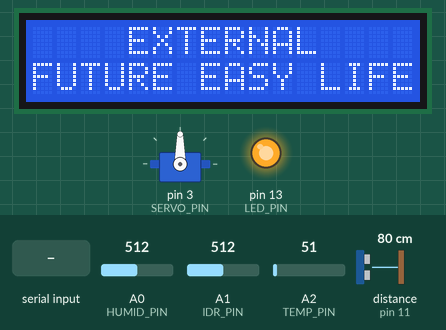
This sketch was run on a simulated Arduino Leonardo, built with avr-gcc and run on an emulated ATmega32U4. On the bench: servo, 16×2 character LCD, output pins drawn as LEDs (lit = HIGH). Wiring (inferred from the names in the program): ultrasonic range finder: trigger pin 12; echo pin 11. Dashed ring = blinking. The inputs (shaded band) are chosen by the test bench; at power-on: A0 (HUMID_PIN) = 512, A1 (lDR_PIN) = 512, A2 (TEMP_PIN) = 51, distance to the obstacle (sensor on pin 11) 80 cm. The echo pulse lasts 58.3 µs per cm; pins used as bus, display or sensor lines are not drawn; what the sketch prints to the serial monitor is not drawn.

Above: at 1.2 s.
1.3 s: A0 (HUMID_PIN) set to 90
At 2.7 s:
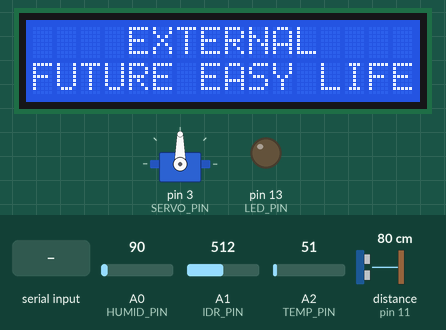
2.8 s: "1\n" received over the second serial link
At 3.94 s:
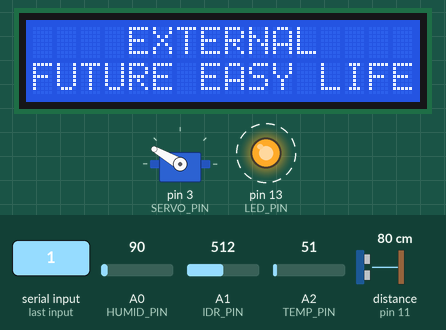
5.4 s: "2\n" received over the second serial link
At 5.4 s:
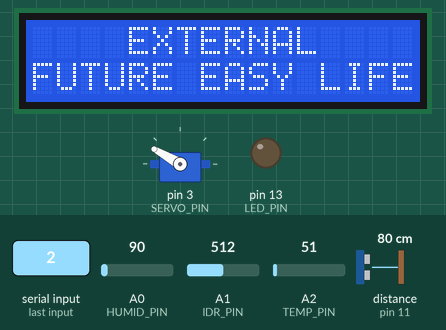
7.9 s: A0 (HUMID_PIN) set to 306
Timing chart, 0 to 10.4 s (numbered marks = the images above; inputs shaded):
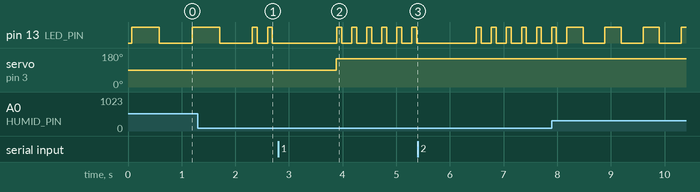

Measured:
- after the input at 2.8 s, servo on pin 3 (SERVO_PIN): 90° → 150° after 1.1 s
- by itself, pin 13 (LED_PIN): alternates HIGH for 0.09 s and LOW for 0.19 s

The sketch:

projectmain.ino
```cpp
#define TRIG_PIN 12  //ultra
#define ECHO_PIN 11  //ultra
#define lDR_PIN A1
#define HUMID_PIN A0
#define LED_PIN 13
#define TEMP_PIN A2
#define SERVO_PIN 3
#//define MOTION 10

#include <Servo.h>
Servo myservo;

#include <LiquidCrystal.h> //liquidcrystal
LiquidCrystal lcd(8,9,4,5,6,7);

#include <pt.h>
#define PT_DELAY(pt, ms, ts)\
  ts = millis();\
  PT_WAIT_WHILE(pt, millis()-ts < (ms));

struct pt pt_taskVol;
struct pt pt_tasksoilmoist;
struct pt pt_taskLdr;
struct pt pt_tasktemp;
struct pt pt_taskSend;
struct pt pt_taskServo;

float in = 0;
int vol = 0;
String str ="";
int persensor;
int sensorValue = 0;
int analight;
int percentlight;
int temp;

String waterSign="";
double vold=0;
double vwater=0;
double h=0;
double ha=0;
double avr = 70;
int delh;
int tang=0;
int delvol=0;
String usedwater="";

String s_temp="";
String s_humid="";
String s_vol="";
String s_ldr="" ;

PT_THREAD(taskVol(struct pt*pt)){
  //in = alert();
  static uint32_t ts;

  PT_BEGIN(pt);

  while(1){
    long duration, distanceCm, distanceIn;
    digitalWrite(TRIG_PIN, LOW);
    delayMicroseconds(2);
    digitalWrite(TRIG_PIN, HIGH);
    delayMicroseconds(10);
    digitalWrite(TRIG_PIN, LOW);
    duration = pulseIn(ECHO_PIN,HIGH);
    //Serial.print( "duration: " );
    //Serial.println( duration );

    in = duration / 29.1 / 2 ;
    //tang = (22/7)*4.21*4.21*(9-in);
    //Serial.print("tang: ");
    //Serial.println(tang);
    //Serial.println(in);
    vol = ((9-in)*26.5*26.5)/(4*(22.0/7));
    if(vol < 0)
      vol=0;
    //Serial.print("vol: ");
    //Serial.println(vol);
    //str = str + vol + "-";
    s_vol = String(vol);
    PT_DELAY(pt,100,ts);
  }

  PT_END(pt);
}

PT_THREAD(taskServo(struct pt*pt)){
  static uint32_t ts;

  PT_BEGIN(pt);

  while(1){
    if(Serial1.available()){
      waterSign = Serial1.readStringUntil('\r');
      waterSign.replace("\r","");
      waterSign.replace("\n","");
      Serial.println(waterSign);
      if(waterSign == "1"){
        if(persensor < 100){//for true 70
          vold = (persensor*1070)/100;  //vold
          vwater = (7490/3) - ((10/3)*vold);
          delh = (4*(22.0/7)*vwater)/(26.5*26.5);
          //permoist = ( ( vol+((26*(delh))/(4*(22.0/7))) ) / (1070+((26*(delh))/(4*(22.0/7))) ) )*100.0;
          h = (4*(22.0/7)*vol)/(26.5*26.5);
          h = h - delh;
          myservo.write(20); //open
          Serial.println("owner : 1");
          while(ha>h){
            long duration, distanceCm, distanceIn;
            digitalWrite(TRIG_PIN, LOW);
            delayMicroseconds(2);
            digitalWrite(TRIG_PIN, HIGH);
            delayMicroseconds(10);
            digitalWrite(TRIG_PIN, LOW);
            duration = pulseIn(ECHO_PIN,HIGH);
            //Serial.print( "duration: " );
            //Serial.println( duration );

            in = duration / 29.1 / 2 ;
            ha = 9-in;
            Serial.print("ha: ");
            Serial.print(ha);
            //myservo.write(30); //open
          }
          delvol = delh*((26.5*26.5*7)/(4*22));
          //delay(2000);//
          usedwater = "_"+String(delvol);
          Serial1.println(usedwater);
          myservo.write(150); //close
          Serial.println("owmer : 2");
        }else{
          Serial1.println("You should not to fill water.");
        }
      }else if(waterSign == "2"){
          tang = 450-vol;
          Serial1.println(tang);
          Serial.print("tang : ");
          Serial.println(tang);
      }

    }
    PT_DELAY(pt,100,ts);
  }

  PT_END(pt);
}

PT_THREAD(tasksoilmoist(struct pt* pt)){
  static uint32_t ts;

  PT_BEGIN(pt);

  while(1){
    sensorValue = analogRead(HUMID_PIN); //humid soil //--sendData
    digitalWrite(LED_PIN, HIGH);
    PT_DELAY(pt,sensorValue,ts);
    digitalWrite(LED_PIN, LOW);
    PT_DELAY(pt,sensorValue,ts);
    persensor = 100-(sensorValue*100)/1023;
    //Serial.print("Moisture of Soil (%) :  ");
    //str += persensor;
    //str += "-";
    //Serial1.println(persensor);
    //Serial.print("moist: ");
    //Serial.println(persensor);
    s_humid = String(persensor);
    PT_DELAY(pt,100,ts);
  }

  PT_END(pt);
}

PT_THREAD(tasktemp(struct pt* pt)){
  static uint32_t ts;

  PT_BEGIN(pt);

  while(1){
    temp = (25*analogRead(TEMP_PIN) - 2050)/100; //temp  //--sendData
    //str += temp;
    //Serial.print("temp: ");
    //Serial.println(temp);
    s_temp = String(temp);
    PT_DELAY(pt,100,ts);
  }

  PT_END(pt);
}

PT_THREAD(taskLdr(struct pt*pt)){
  static uint32_t ts;

  PT_BEGIN(pt);

  while(1){
    analight = analogRead(lDR_PIN); //ldr   //--sendData
    percentlight = analight*100/1023;
    //str += percentlight;
    //str += "-";
    //Serial.print("ldr: ");
    //Serial.println(percentlight);
    s_ldr = String(percentlight);
    PT_DELAY(pt,100,ts);
  }

  PT_END(pt);
}


PT_THREAD(taskSend(struct pt*pt)){
  static uint32_t ts;

  PT_BEGIN(pt);

  while(1){
    /*Serial.println(str+"test");
    //Serial1.println("b");
    Serial1.println(str);
    //Serial1.println("1l2");
    str = "";
    PT_DELAY(pt,1000,ts);*/
    str = s_vol +"-"+ s_humid +"-"+ s_ldr +"-"+ s_temp;
    //Serial.println(str);
    Serial1.println(str);
    str="";
    PT_DELAY(pt,500,ts);
  }

  PT_END(pt);
}

void setup() {
  Serial.begin(9600);
  Serial1.begin(115200);
  PT_INIT(&pt_taskVol);
  PT_INIT(&pt_tasksoilmoist);
  PT_INIT(&pt_taskLdr);
  PT_INIT(&pt_tasktemp);
  PT_INIT(&pt_taskSend);
  PT_INIT(&pt_taskServo);

  pinMode(LED_PIN, OUTPUT); //humid soil
  pinMode(TRIG_PIN,OUTPUT);
  pinMode(ECHO_PIN,INPUT);
  pinMode(lDR_PIN, INPUT); //ldr
  pinMode(TEMP_PIN, INPUT); //temp
  //pinMode(MOTION, INPUT);

  myservo.attach(SERVO_PIN);

  lcd.begin(16,2); //liquidcrystal
  lcd.setCursor(4,0); //liquidcrystal
  lcd.print("EXTERNAL");
  lcd.setCursor(0,1);
  lcd.print("FUTURE EASY LIFE");
}

void loop() {
  taskVol(&pt_taskVol);
  tasksoilmoist(&pt_tasksoilmoist);
  taskLdr(&pt_taskLdr);
  tasktemp(&pt_tasktemp);
  taskSend(&pt_taskSend);
  taskServo(&pt_taskServo);
  //int motion = digitalRead(MOTION);
  //Serial.println(motion);
}
```
